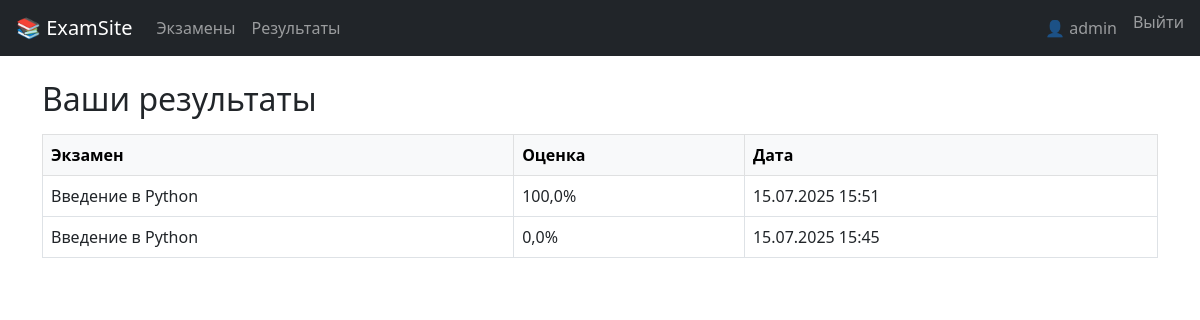
The page /results/ (signed in) on the database its author committed.
### exams/models.py (models this page shows, shortened)
class Submission(models.Model):
    user = models.ForeignKey(User, on_delete=models.CASCADE)
    exam = models.ForeignKey(Exam, on_delete=models.CASCADE)
    score = models.FloatField()
    submitted_at = models.DateTimeField(auto_now_add=True)

class Exam(models.Model):
    title = models.CharField(max_length=255)
    description = models.TextField(blank=True)
    created_by = models.ForeignKey(User, on_delete=models.CASCADE)
    time_limit_minutes = models.PositiveIntegerField(default=30)

### exams/views.py (the view)
# urls.py: path('results/', views.my_results, name='results'),
@login_required
def my_results(request):
    submissions = Submission.objects.filter(user=request.user).order_by('-submitted_at')
    return render(request, 'exams/results.html', {'submissions': submissions})

### exams/templates/exams/results.html (shortened to what this page needs)
{% extends "exams/base.html" %}
{% block content %}
<h2>Ваши результаты</h2>
<table class="table table-bordered mt-3">
    <thead class="table-light">
        <tr>
            <th>Экзамен</th>
            <th>Оценка</th>
            <th>Дата</th>
        </tr>
    </thead>
    <tbody>
        {% for submission in submissions %}
        <tr>
            <td>{{ submission.exam.title }}</td>
            <td>{{ submission.score }}%</td>
            <td>{{ submission.submitted_at|date:"d.m.Y H:i" }}</td>
        </tr>
        {% empty %}
        <tr><td colspan="3">Вы ещё не проходили экзамены.</td></tr>
        {% endfor %}
    </tbody>
</table>
{% endblock %}

### exams/templates/exams/base.html (shortened to what this page needs)
<!DOCTYPE html>
<html lang="ru">
<head>
    <link href="https://cdn.jsdelivr.net/npm/bootstrap@5.3.0/dist/css/bootstrap.min.css" rel="stylesheet">
    <link href="https://cdn.jsdelivr.net/npm/bootstrap-icons@1.10.5/font/bootstrap-icons.css" rel="stylesheet">
</head>
<body>
<nav class="navbar navbar-expand-lg navbar-dark bg-dark px-3">
    <a class="navbar-brand" href="{% url 'home' %}">📚 ExamSite</a>
    <div class="navbar-nav me-auto">
        <a class="nav-link" href="{% url 'home' %}">Экзамены</a>
        {% if user.is_authenticated %}
            <a class="nav-link" href="{% url 'results' %}">Результаты</a>
        {% endif %}
    </div>
    <div class="navbar-nav">
        {% if user.is_authenticated %}
            <span class="navbar-text me-3">👤 {{ user.username }}</span>
            <form method="post" action="{% url 'logout' %}">
                <button type="submit" class="btn btn-link nav-link" style="display:inline; padding: 0; border: none;">
                    Выйти
                </button>
            </form>
        {% else %}
            <a class="nav-link" href="{% url 'login' %}">Войти</a>
            <a class="nav-link" href="{% url 'register' %}">Регистрация</a>
        {% endif %}
    </div>
</nav>
<div class="container mt-4">
    {% block content %}
    {% endblock %}
</div>
</body>
</html>

### rows shown on the page
Submission: exam "Введение в Python", score "100,0", submitted_at "15.07.2025 15:51"
Submission: exam "Введение в Python", score "0,0", submitted_at "15.07.2025 15:45"

### other values the page prints
{{ user.username }} "admin"
